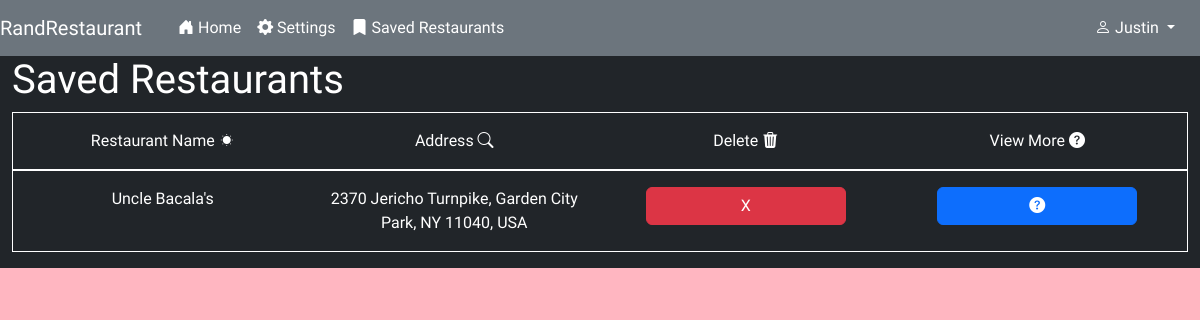
Page /saved (signed in) on the earlier database version.
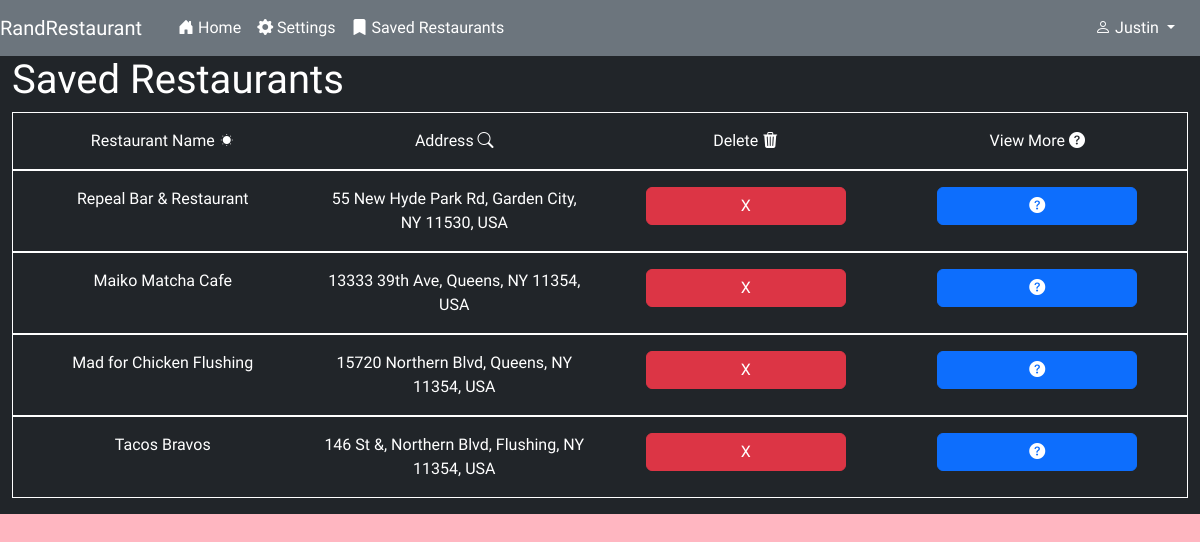
Same page on the later database version.
### randRest/models.py (models this page shows)
class Restaurant(models.Model):
    name = models.CharField(max_length=50)
    address = models.CharField(max_length=200)
    restaurant_type = models.CharField(max_length=20)
    phone_number = models.CharField(max_length=15)
    working_hours = models.CharField(max_length=25)
    restaurant_price = models.IntegerField()
    restaurant_rating = models.FloatField(null=True)
    website = models.CharField(max_length=100, null=True)

### randRest/views.py (the view)
# urls.py: path("saved", views.saved, name="saved"),
def saved(request):
    if request.method == "POST":
        restaurantId = request.POST["restaurant_id"]
        currentProfile = Profile.objects.get(pk=request.user.id)
        currentProfile.restaurants.filter(id=restaurantId).delete()
        currentProfile.save()
        messages.add_message(request, messages.INFO, "Restaurant has been deleted.")
    return render(request, "saved.html")

### randRest/templates/saved.html (shortened to what this page needs)
{% extends  "base.html" %}
{% block body %}
{% include "nav.html" %}
<div class="container-fluid bg-dark text-white pb-3">
    <h1>Saved Restaurants</h1>
    {% if user.profile.restaurants.all %}
    <div class="border border-white p-3">
        <div class="row text-center">
        <div class="col-sm-3">
            Restaurant Name
            <i class="bi bi-brightness-low-fill"></i>
        </div>
        <div class="col-sm-3">
            Address
            <i class="bi bi-search"></i>
        </div>
        <div class="col-sm-3">
            Delete
            <i class="bi bi-trash3-fill"></i>
        </div>
        <div class="col-sm-3">
            View More
            <i class="bi bi-question-circle-fill"></i>
        </div>
        </div>
    </div>
    {% for restaurant in user.profile.restaurants.all %}
        <div class="border border-white p-3">
            <div class="row text-center">
                <div class="col-sm-3">{{ restaurant.name }}</div>
                <div class="col-sm-3">{{ restaurant.address }}</div>
                <div class="col-sm-3">
                    <form method="post">
                        <input type="submit" class="btn btn-md btn-danger btn-rounded" style="width:200px;" name="restaurant" value="X">
                    </form>
                </div>
                <div class="col-sm-3">
                    <button type="button" class="btn btn-md btn-primary" style="width:200px;" data-bs-toggle="modal" data-bs-target="#myModal{{ restaurant.id }}">
                        <i class="bi bi-question-circle-fill"></i>
                    </button>
                </div>
            </div>
        </div>
    {% endfor %}
    {% else %}
    <div class="border border-white p-3">
        No restaurants saved yet!
    </div>
    {% endif %}
</div>
{% endblock %}

### randRest/templates/base.html (shortened to what this page needs)
{% load static %}
<!DOCTYPE html>
<html>
    <head>
        <link href="https://cdn.jsdelivr.net/npm/bootstrap@5.2.3/dist/css/bootstrap.min.css" rel="stylesheet">
        <link rel="stylesheet" href="https://cdn.jsdelivr.net/npm/bootstrap-icons@1.10.3/font/bootstrap-icons.css">
    </head>
    <body>
        {% block body %}{% endblock %}
    </body>
</html>

### randRest/templates/nav.html (shortened to what this page needs)
<nav class="navbar navbar-expand bg-secondary">
    <a class="navbar-brand text-white">RandRestaurant</a>
    <div class="container-fluid">
        <ul class="navbar-nav">
        <li class="nav-item">
            <a class="nav-link text-white" href="{% url 'home' %}">
                <i class="bi bi-house-door-fill"></i> Home</a>
        </li>
        <li class="nav-item">
            <a class="nav-link text-white" href="{% url 'settings' %}">
                <i class="bi bi-gear-fill"></i> Settings</a>
        </li>
        <li class="nav-item">
            <a class="nav-link text-white" href="{% url 'saved' %}">
                <i class="bi bi-bookmark-fill"></i> Saved Restaurants</a>
        </li>
        </ul>
        <div class="float-right text-white">
            <div class="dropdown">
                <button type="button" class="btn dropdown-toggle text-white" data-bs-toggle="dropdown">
                    <i class="bi bi-person"></i> <span id="usernameNav">{{ user.first_name  }}</span>
                </button>
            </div>
        </div>
    </div>
</nav>

### randRest/templates/base.html (style rules this page uses)
body { background-color: lightpink; font-family: Quicksand; }

Differences in the rows shown:
removed Restaurant: name "Uncle Bacala's", address "2370 Jericho Turnpike, Garden City Park, NY 11040, USA"
added Restaurant: name "Repeal Bar & Restaurant", address "55 New Hyde Park Rd, Garden City, NY 11530, USA"
added Restaurant: name "Maiko Matcha Cafe", address "13333 39th Ave, Queens, NY 11354, USA"
added Restaurant: name "Mad for Chicken Flushing", address "15720 Northern Blvd, Queens, NY 11354, USA"
added Restaurant: name "Tacos Bravos", address "146 St &, Northern Blvd, Flushing, NY 11354, USA"
